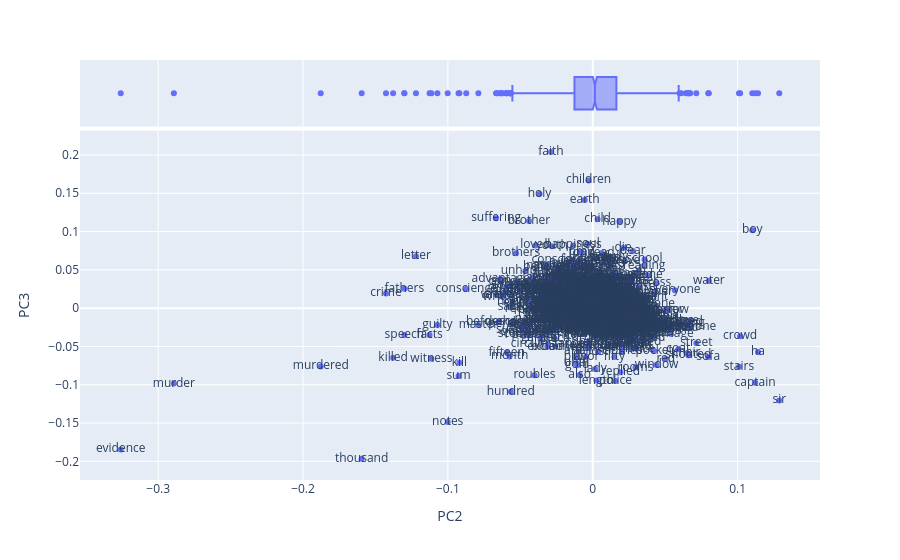

Notebook source saved alongside this figure:
### Code cell
vis_loadings(2, 3)

### Figure 1 — Plotly figure (JSON) as saved in the notebook; plotly's stock layout.template omitted (floating-point values rounded to 4 significant figures; data arrays with more than 128 entries replaced by an {"elided": "..."} marker saying what was removed)
{"data": [{"hovertemplate": "PC2=%{x}<br>PC3=%{y}<br>term_str=%{text}<extra></extra>", "legendgroup": "", "marker": {"color": "#636efa", "symbol": "circle"}, "mode": "markers+text", "name": "", "orientation": "v", "showlegend": false, "text": {"elided": "997 str values"}, "type": "scatter", "x": {"elided": "997 float values"}, "xaxis": "x", "y": {"elided": "997 float values"}, "yaxis": "y"}, {"alignmentgroup": "True", "hovertemplate": "PC2=%{x}<extra></extra>", "legendgroup": "", "marker": {"color": "#636efa", "symbol": "circle"}, "name": "", "notched": true, "offsetgroup": "", "showlegend": false, "type": "box", "x": {"elided": "997 float values"}, "xaxis": "x2", "yaxis": "y2"}], "layout": {"autosize": true, "legend": {"tracegroupgap": 0}, "margin": {"t": 60}, "xaxis": {"anchor": "y", "autorange": true, "domain": [0, 1], "range": [-0.353, 0.1559], "title": {"text": "PC2"}, "type": "linear"}, "xaxis2": {"anchor": "y2", "autorange": true, "domain": [0, 1], "matches": "x", "range": [-0.353, 0.1559], "showgrid": true, "showticklabels": false, "type": "linear"}, "yaxis": {"anchor": "x", "autorange": true, "domain": [0, 0.8316], "range": [-0.2223, 0.2296], "title": {"text": "PC3"}, "type": "linear"}, "yaxis2": {"anchor": "x2", "autorange": true, "domain": [0.8416, 1], "matches": "y2", "range": [-0.5, 0.5], "showgrid": false, "showline": false, "showticklabels": false, "ticks": "", "type": "category"}}}
